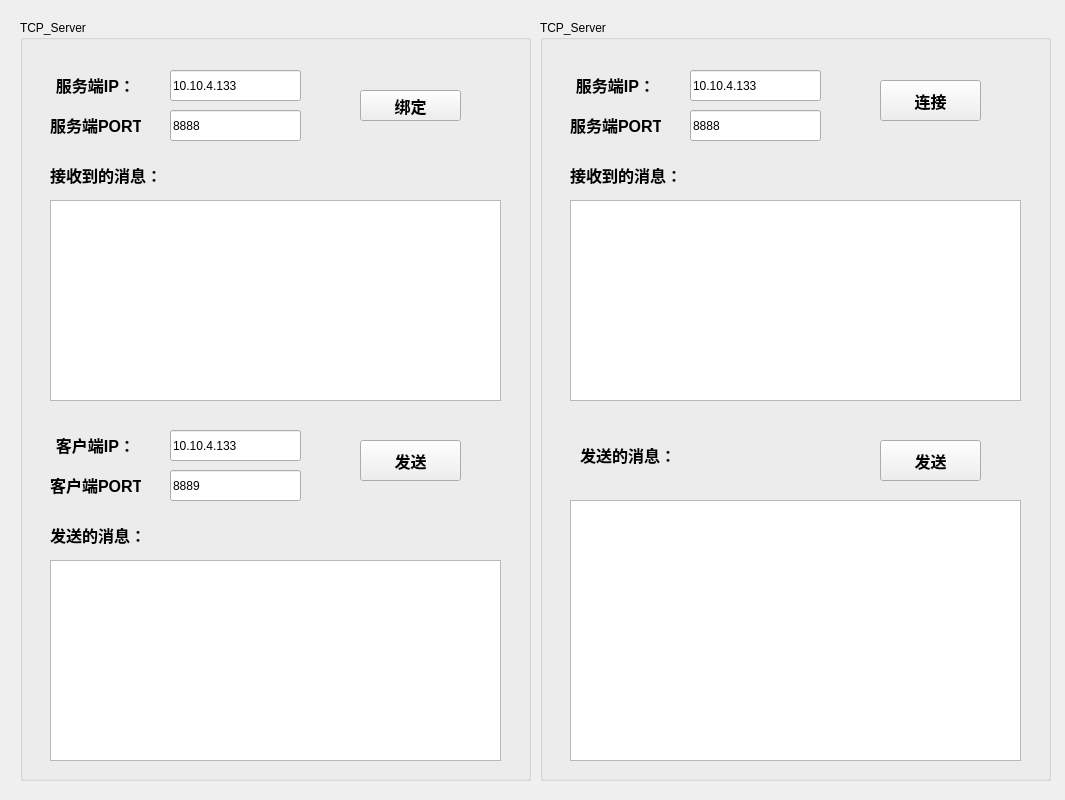
<?xml version="1.0" encoding="UTF-8"?>
<ui version="4.0">
 <class>Widget</class>
 <widget class="QWidget" name="Widget">
  <property name="geometry">
   <rect>
    <x>0</x>
    <y>0</y>
    <width>1065</width>
    <height>800</height>
   </rect>
  </property>
  <property name="windowTitle">
   <string>Widget</string>
  </property>
  <widget class="QGroupBox" name="groupBox">
   <property name="geometry">
    <rect>
     <x>20</x>
     <y>20</y>
     <width>511</width>
     <height>761</height>
    </rect>
   </property>
   <property name="title">
    <string>TCP_Server</string>
   </property>
   <widget class="QLabel" name="label">
    <property name="geometry">
     <rect>
      <x>30</x>
      <y>50</y>
      <width>91</width>
      <height>31</height>
     </rect>
    </property>
    <property name="text">
     <string>&lt;html&gt;&lt;head/&gt;&lt;body&gt;&lt;p align=&quot;center&quot;&gt;&lt;span style=&quot; font-size:12pt; font-weight:600;&quot;&gt;服务端IP：&lt;/span&gt;&lt;/p&gt;&lt;/body&gt;&lt;/html&gt;</string>
    </property>
   </widget>
   <widget class="QLabel" name="label_2">
    <property name="geometry">
     <rect>
      <x>30</x>
      <y>90</y>
      <width>91</width>
      <height>31</height>
     </rect>
    </property>
    <property name="text">
     <string>&lt;html&gt;&lt;head/&gt;&lt;body&gt;&lt;p align=&quot;center&quot;&gt;&lt;span style=&quot; font-size:12pt; font-weight:600;&quot;&gt;服务端PORT：&lt;/span&gt;&lt;/p&gt;&lt;/body&gt;&lt;/html&gt;</string>
    </property>
   </widget>
   <widget class="QLineEdit" name="serverIP">
    <property name="geometry">
     <rect>
      <x>150</x>
      <y>50</y>
      <width>131</width>
      <height>31</height>
     </rect>
    </property>
    <property name="text">
     <string>10.10.4.133</string>
    </property>
   </widget>
   <widget class="QLineEdit" name="serverPort">
    <property name="geometry">
     <rect>
      <x>150</x>
      <y>90</y>
      <width>131</width>
      <height>31</height>
     </rect>
    </property>
    <property name="text">
     <string>8888</string>
    </property>
   </widget>
   <widget class="QLabel" name="label_3">
    <property name="geometry">
     <rect>
      <x>30</x>
      <y>140</y>
      <width>141</width>
      <height>31</height>
     </rect>
    </property>
    <property name="text">
     <string>&lt;html&gt;&lt;head/&gt;&lt;body&gt;&lt;p&gt;&lt;span style=&quot; font-size:12pt; font-weight:600;&quot;&gt;接收到的消息：&lt;/span&gt;&lt;/p&gt;&lt;/body&gt;&lt;/html&gt;</string>
    </property>
   </widget>
   <widget class="QPlainTextEdit" name="recvMsg">
    <property name="geometry">
     <rect>
      <x>30</x>
      <y>180</y>
      <width>451</width>
      <height>201</height>
     </rect>
    </property>
   </widget>
   <widget class="QPushButton" name="btnBind">
    <property name="geometry">
     <rect>
      <x>340</x>
      <y>70</y>
      <width>101</width>
      <height>31</height>
     </rect>
    </property>
    <property name="font">
     <font>
      <pointsize>12</pointsize>
      <weight>75</weight>
      <bold>true</bold>
     </font>
    </property>
    <property name="text">
     <string>绑定</string>
    </property>
   </widget>
   <widget class="QLabel" name="label_4">
    <property name="geometry">
     <rect>
      <x>30</x>
      <y>410</y>
      <width>91</width>
      <height>31</height>
     </rect>
    </property>
    <property name="text">
     <string>&lt;html&gt;&lt;head/&gt;&lt;body&gt;&lt;p align=&quot;center&quot;&gt;&lt;span style=&quot; font-size:12pt; font-weight:600;&quot;&gt;客户端IP：&lt;/span&gt;&lt;/p&gt;&lt;/body&gt;&lt;/html&gt;</string>
    </property>
   </widget>
   <widget class="QLineEdit" name="clientPort">
    <property name="geometry">
     <rect>
      <x>150</x>
      <y>450</y>
      <width>131</width>
      <height>31</height>
     </rect>
    </property>
    <property name="text">
     <string>8889</string>
    </property>
   </widget>
   <widget class="QPlainTextEdit" name="sendMsg">
    <property name="geometry">
     <rect>
      <x>30</x>
      <y>540</y>
      <width>451</width>
      <height>201</height>
     </rect>
    </property>
   </widget>
   <widget class="QLabel" name="label_5">
    <property name="geometry">
     <rect>
      <x>30</x>
      <y>500</y>
      <width>141</width>
      <height>31</height>
     </rect>
    </property>
    <property name="text">
     <string>&lt;html&gt;&lt;head/&gt;&lt;body&gt;&lt;p&gt;&lt;span style=&quot; font-size:12pt; font-weight:600;&quot;&gt;发送的消息：&lt;/span&gt;&lt;/p&gt;&lt;/body&gt;&lt;/html&gt;</string>
    </property>
   </widget>
   <widget class="QLineEdit" name="clientIP">
    <property name="geometry">
     <rect>
      <x>150</x>
      <y>410</y>
      <width>131</width>
      <height>31</height>
     </rect>
    </property>
    <property name="text">
     <string>10.10.4.133</string>
    </property>
   </widget>
   <widget class="QPushButton" name="btnSend">
    <property name="geometry">
     <rect>
      <x>340</x>
      <y>420</y>
      <width>101</width>
      <height>41</height>
     </rect>
    </property>
    <property name="font">
     <font>
      <pointsize>12</pointsize>
      <weight>75</weight>
      <bold>true</bold>
     </font>
    </property>
    <property name="text">
     <string>发送</string>
    </property>
   </widget>
   <widget class="QLabel" name="label_6">
    <property name="geometry">
     <rect>
      <x>30</x>
      <y>450</y>
      <width>91</width>
      <height>31</height>
     </rect>
    </property>
    <property name="text">
     <string>&lt;html&gt;&lt;head/&gt;&lt;body&gt;&lt;p align=&quot;center&quot;&gt;&lt;span style=&quot; font-size:12pt; font-weight:600;&quot;&gt;客户端PORT：&lt;/span&gt;&lt;/p&gt;&lt;/body&gt;&lt;/html&gt;</string>
    </property>
   </widget>
  </widget>
  <widget class="QGroupBox" name="groupBox_2">
   <property name="geometry">
    <rect>
     <x>540</x>
     <y>20</y>
     <width>511</width>
     <height>761</height>
    </rect>
   </property>
   <property name="title">
    <string>TCP_Server</string>
   </property>
   <widget class="QLabel" name="label_7">
    <property name="geometry">
     <rect>
      <x>30</x>
      <y>50</y>
      <width>91</width>
      <height>31</height>
     </rect>
    </property>
    <property name="text">
     <string>&lt;html&gt;&lt;head/&gt;&lt;body&gt;&lt;p align=&quot;center&quot;&gt;&lt;span style=&quot; font-size:12pt; font-weight:600;&quot;&gt;服务端IP：&lt;/span&gt;&lt;/p&gt;&lt;/body&gt;&lt;/html&gt;</string>
    </property>
   </widget>
   <widget class="QLabel" name="label_8">
    <property name="geometry">
     <rect>
      <x>30</x>
      <y>90</y>
      <width>91</width>
      <height>31</height>
     </rect>
    </property>
    <property name="text">
     <string>&lt;html&gt;&lt;head/&gt;&lt;body&gt;&lt;p align=&quot;center&quot;&gt;&lt;span style=&quot; font-size:12pt; font-weight:600;&quot;&gt;服务端PORT：&lt;/span&gt;&lt;/p&gt;&lt;/body&gt;&lt;/html&gt;</string>
    </property>
   </widget>
   <widget class="QLineEdit" name="serverIP_2">
    <property name="geometry">
     <rect>
      <x>150</x>
      <y>50</y>
      <width>131</width>
      <height>31</height>
     </rect>
    </property>
    <property name="text">
     <string>10.10.4.133</string>
    </property>
   </widget>
   <widget class="QLineEdit" name="serverPort_2">
    <property name="geometry">
     <rect>
      <x>150</x>
      <y>90</y>
      <width>131</width>
      <height>31</height>
     </rect>
    </property>
    <property name="text">
     <string>8888</string>
    </property>
   </widget>
   <widget class="QLabel" name="label_9">
    <property name="geometry">
     <rect>
      <x>30</x>
      <y>140</y>
      <width>141</width>
      <height>31</height>
     </rect>
    </property>
    <property name="text">
     <string>&lt;html&gt;&lt;head/&gt;&lt;body&gt;&lt;p&gt;&lt;span style=&quot; font-size:12pt; font-weight:600;&quot;&gt;接收到的消息：&lt;/span&gt;&lt;/p&gt;&lt;/body&gt;&lt;/html&gt;</string>
    </property>
   </widget>
   <widget class="QPlainTextEdit" name="recvMsg_2">
    <property name="geometry">
     <rect>
      <x>30</x>
      <y>180</y>
      <width>451</width>
      <height>201</height>
     </rect>
    </property>
   </widget>
   <widget class="QPushButton" name="btnConnect">
    <property name="geometry">
     <rect>
      <x>340</x>
      <y>60</y>
      <width>101</width>
      <height>41</height>
     </rect>
    </property>
    <property name="font">
     <font>
      <pointsize>12</pointsize>
      <weight>75</weight>
      <bold>true</bold>
     </font>
    </property>
    <property name="text">
     <string>连接</string>
    </property>
   </widget>
   <widget class="QPlainTextEdit" name="sendMsg_2">
    <property name="geometry">
     <rect>
      <x>30</x>
      <y>480</y>
      <width>451</width>
      <height>261</height>
     </rect>
    </property>
   </widget>
   <widget class="QLabel" name="label_11">
    <property name="geometry">
     <rect>
      <x>40</x>
      <y>420</y>
      <width>141</width>
      <height>31</height>
     </rect>
    </property>
    <property name="text">
     <string>&lt;html&gt;&lt;head/&gt;&lt;body&gt;&lt;p&gt;&lt;span style=&quot; font-size:12pt; font-weight:600;&quot;&gt;发送的消息：&lt;/span&gt;&lt;/p&gt;&lt;/body&gt;&lt;/html&gt;</string>
    </property>
   </widget>
   <widget class="QPushButton" name="btnSend_2">
    <property name="geometry">
     <rect>
      <x>340</x>
      <y>420</y>
      <width>101</width>
      <height>41</height>
     </rect>
    </property>
    <property name="font">
     <font>
      <pointsize>12</pointsize>
      <weight>75</weight>
      <bold>true</bold>
     </font>
    </property>
    <property name="text">
     <string>发送</string>
    </property>
   </widget>
  </widget>
 </widget>
 <layoutdefault spacing="6" margin="11"/>
 <resources/>
 <connections/>
</ui>
